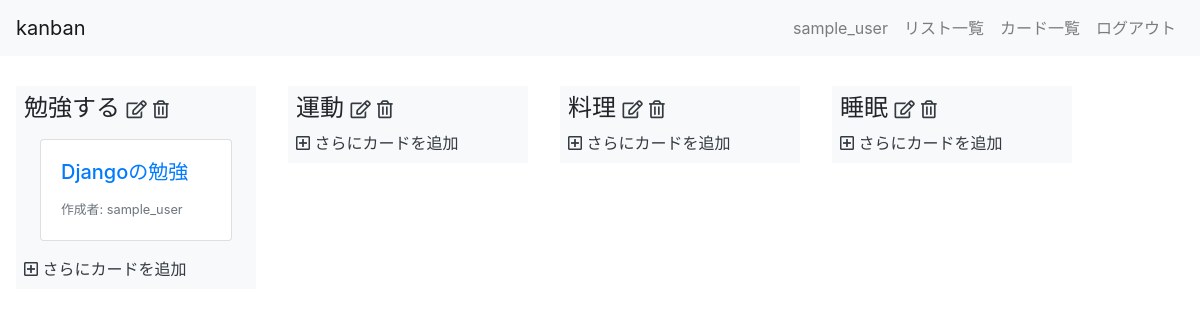
Before: /kanban/home/ (signed in) with the older database file.
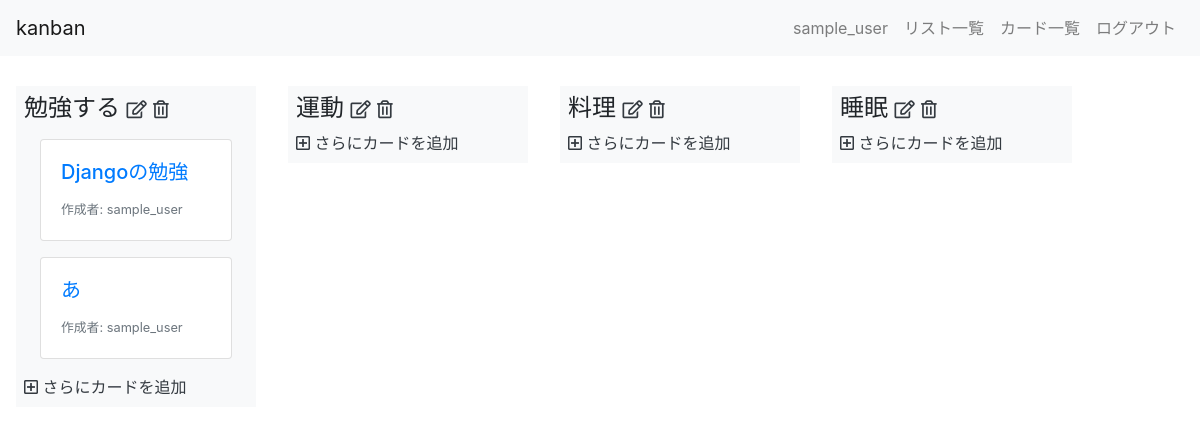
After: the same page with the newer database file.
### kanban/models.py (models this page shows, shortened)
class List(models.Model):
    title = models.CharField(max_length=200)
    user = models.ForeignKey(User, on_delete=models.CASCADE)

class Card(models.Model):
    title = models.CharField(max_length=200)
    description = models.TextField()
    user = models.ForeignKey(User, on_delete=models.CASCADE)
    list = models.ForeignKey(List, on_delete=models.CASCADE)

### kanban/views.py (the view)
# urls.py: path("home/", views.HomeView.as_view(), name="home"),
class HomeView(LoginRequiredMixin, ListView):
    model = List
    template_name = "kanban/home.html"

### kanban/templates/kanban/home.html
{% extends "kanban/base.html" %}
{% block content %}
<div class="container-fluid home">
  <div class="row flex-nowrap">
    {% for list in list_list %}
    <div class="bg-light m-3 p-2 list">
      <h4>{{ list.title }}
        <a href="{% url 'kanban:lists_update' list.pk %}" class="text-dark"><i class="far fa-edit fa-xs"></i></a>
        <a href="{% url 'kanban:lists_delete' list.pk %}" class="text-dark"><i class="far fa-trash-alt fa-xs"></i></a>
      </h4>
      {% for card in list.card_set.all %}
      <a href="{% url 'kanban:cards_detail' card.pk %}" class="card m-3">
        <div class="card-body">
          <h5 class="card-title">{{ card.title }}</h5>
          <footer>
            <small class="text-muted">作成者: {{ card.user.username }}</small>
          </footer>
        </div>
      </a>
      {% endfor %}
      <a href="{% url 'kanban:cards_create_from_home' list.pk %}" class="text-dark"><i class="far fa-plus-square"></i> さらにカードを追加</a>
    </div>
    {% endfor %}
  </div>
</div>
{% endblock %}

Changed rows visible on the page:
added Card: title "あ", user.username "sample_user", shown under List "勉強する"
